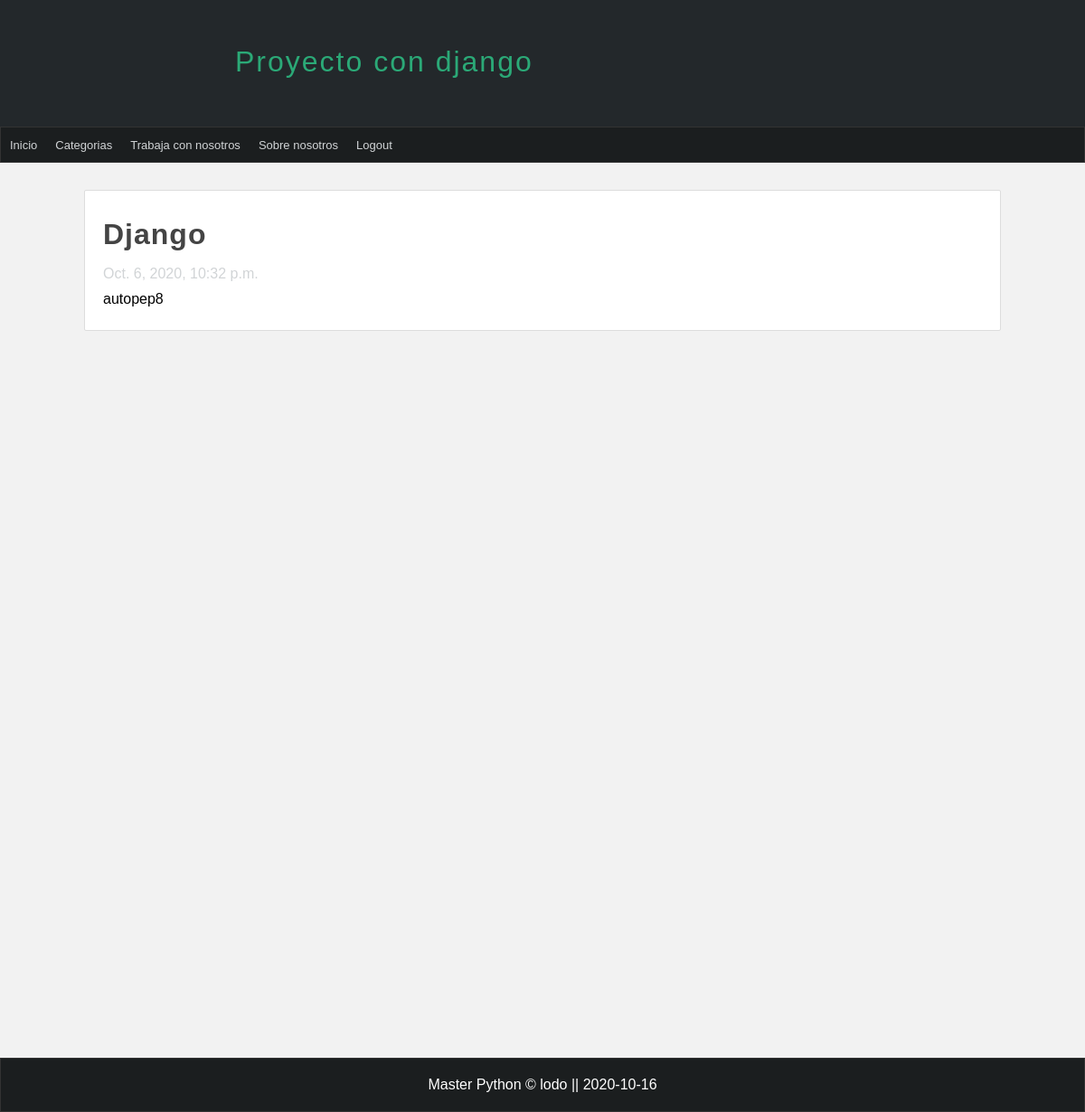
Page /articulo/1 (signed in) on the committed database.
### pages/models.py (models this page shows, shortened)
class Page(models.Model):
    title = models.CharField( max_length=50, verbose_name="Título")
    content = RichTextField(verbose_name="Contenido")
    slug = models.CharField(unique=True, max_length=144, verbose_name="URL amigable")
    order = models.IntegerField(default=0, verbose_name="Orden")
    visible = models.BooleanField(verbose_name="¿Visible?")
    create_at = models.DateTimeField(auto_now_add=True, verbose_name="Crado el")
    updated_at = models.DateTimeField(auto_now=True, verbose_name="Actualizado el")
    class Meta():
      verbose_name="Página"
      verbose_name_plural = "Páginas"

### blog/models.py (models this page shows, shortened)
class Article(models.Model):
    title = models.CharField(max_length=150, verbose_name="Titulo")
    content = RichTextField(verbose_name="Contenido")
    image = models.ImageField(default='null', verbose_name="Cover", upload_to="articles")
    public = models.BooleanField(verbose_name="¿Publicado?")
    user = models.ForeignKey(User,editable=False, verbose_name="Usuario", on_delete=models.CASCADE)
    categorys = models.ManyToManyField(Category, verbose_name="Categorias", blank=True, related_name="articles")
    created_at = models.DateTimeField(auto_now_add=True, verbose_name="Creado el")
    updated_at = models.DateTimeField(auto_now=True, verbose_name="Editado")
    class Meta:
        verbose_name = 'Articulo'
        verbose_name_plural = 'Articulos'
        ordering = ['-created_at']

### blog/views.py (the view)
# urls.py: path('articulo/<int:article_id>', views.article , name='article')
@login_required(login_url='login')
def article(request, article_id):
    article = get_object_or_404(Article, id=article_id)
    return render(request, 'articles/detail.html', {
        'article': article
    })

### blog/context_processors.py (called while the page is built)
def get_categories(request):
    categories_in_use = Article.objects.filter(public=True).values_list('categorys', flat=True)
    categories = Category.objects.filter(id__in=categories_in_use).values_list('id', 'name')
    return {
        'categories': categories,
        'ids': categories_in_use
    }

### pages/context_processors.py (called while the page is built)
def get_pages(request):
    pages = Page.objects.filter(visible=True).order_by('order').values_list('id', 'title', 'slug')
    return {
        'pages': pages
    }

### blog/templates/articles/detail.html (shortened to what this page needs)
{% extends 'layouts/layout.html' %}
{% block content %}
<h1 class="title">{{article.title}}</h1>
<span class="date">{{article.created_at}}</span>
<p class="content">{{article.content|safe}}</p>
{% endblock %}

### miapp/templates/layouts/layout.html (shortened to what this page needs)
<!DOCTYPE html>
<html lang="es">
  <head>
    {% load static %}
    <link
      rel="stylesheet"
      type="text/css"
      href="{% static 'css/style.css' %}"
    />
  </head>
  <body>
    <header>
      <div id="logo">
        <h1>Proyecto con django</h1>
      </div>
    </header>
    <nav>
      <ul>
        <li>
          <a href="{% url 'index' %}">Inicio</a>
        </li>
        {% if user.email %}
        <li>
          <a href="{% url 'list_articles' %}">Categorias</a>
        </li>
        {% for page in pages %}
        <li>
          <a href="{% url 'page' page.2 %}">{{page.1}}</a>
        </li>
        {% endfor %}
        <li>
          <a href="{% url 'logout' %}">Logout</a>
        </li>
        {% endif %}
      </ul>
    </nav>
    <div id="content">
      <div class="box">{% block content %} {% endblock %}</div>
    </div>
    <footer>Master Python &copy; lodo || {% now "Y-m-d" %}</footer>
  </body>
</html>

### miapp/static/css/style.css (style rules this page uses)
* { margin: 0px; padding: 0px; font-family: Arial, Helvetica, sans-serif; text-decoration: none; }
body { background: #f2f2f2; }
.box p, .box h2, .box h3, .box ul { margin-top: 5px; margin-bottom: 5px; }
header { width: 100vw; height: 140px; background: #23282b; }
#logo { width: 60%; height: 130px; padding-top: 10px; margin: 0 auto; }
#logo h1 { display: block; float: left; letter-spacing: 2px; font-weight: 100; color: #2ba977; margin-top: 40px; margin-left: 20px; }
nav { width: 100vw; background: #1b1e1f; border: 1px solid #333; height: 40px; box-sizing: border-box; font-size: 13px; }
nav > ul { list-style: none; text-decoration: none; }
nav > ul > li { line-height: 40px; float: left; }
nav > ul > li > a { display: block; padding: 0 10px; color: #d1d4d6; transition: all 350ms; }
#content { width: 90vw; margin: 0 auto; min-height: 930px; margin-bottom: 30px; margin-top: 30px; }
.box { background: #fff; width: 90%; min-height: 100%; padding: 20px; border: 1px solid #ddd; border-radius: 2px; margin: 0 auto; }
.title { color: #444; letter-spacing: 1px; font-size: 2em; margin-bottom: 0.5em; margin-top: 0.3em; }
.date { margin-top: 10px; margin-bottom: 10px; display: block; font-weight: 300; color: #d1d4d6; }
.content { line-height: 25px; }
footer { width: 100vw; background: #1b1e1f; border: 1px solid #333; box-sizing: border-box; color: #fff; text-align: center; padding-top: 20px; padding-bottom: 20px; }

### rows in the picture
Page: title "Trabaja con nosotros"
Page: title "Sobre nosotros"
Article: title "Django", created_at "Oct. 6, 2020, 10:32 p.m.", content "autopep8"
